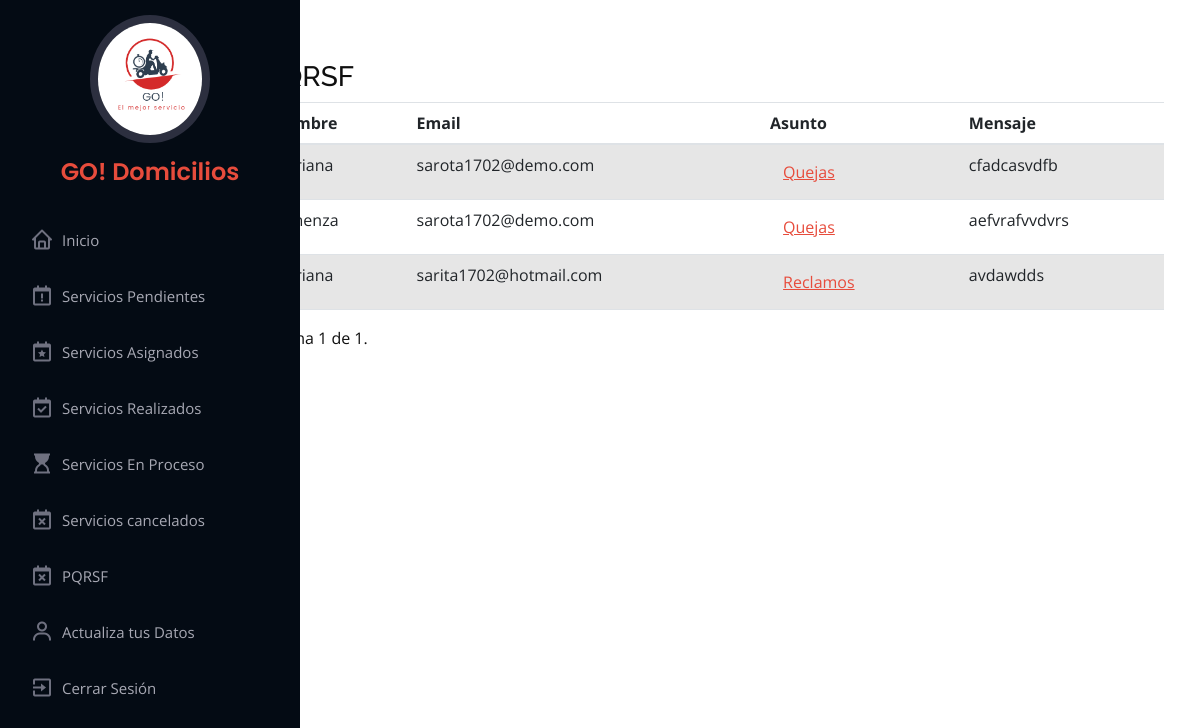
The app's page /verpqrs/, older data.
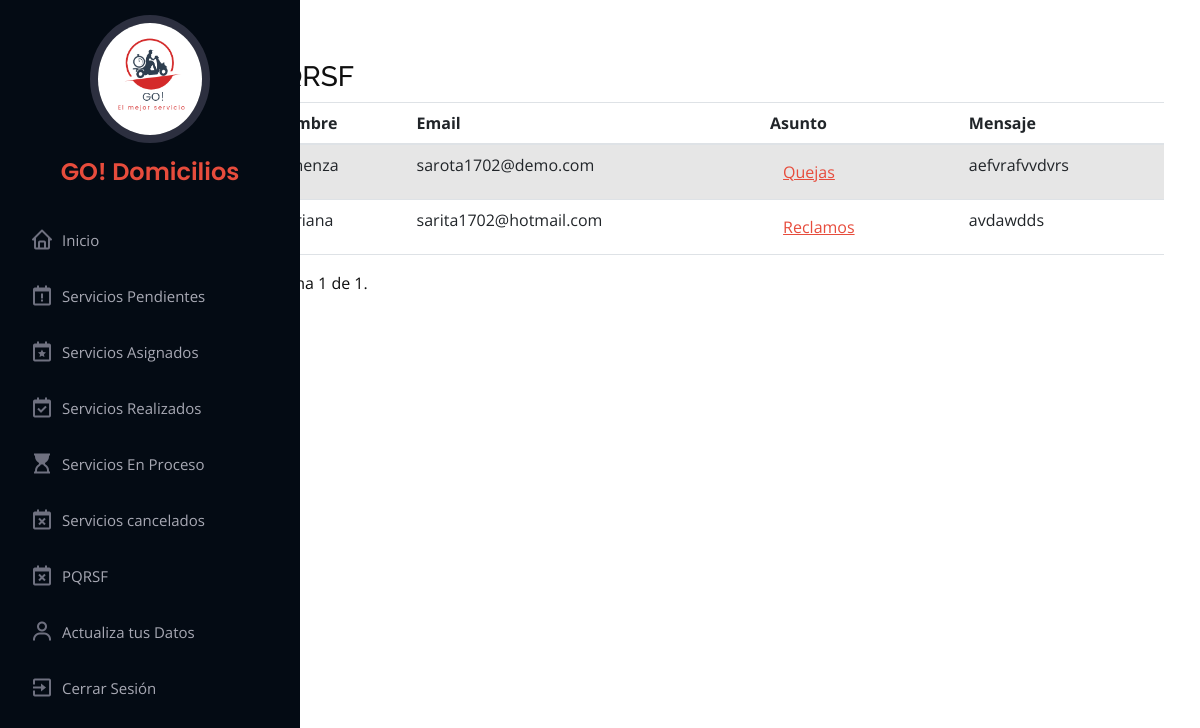
The same page, newer data.
### servigou/models.py (models this page shows)
class Pqrs(models.Model):
    nombre = models.CharField(max_length=50, null=False, blank=False)
    email = models.EmailField(null=False, blank=False)
    asunto = models.CharField(max_length=30, null=False, blank=False)
    mensaje = models.TextField(max_length=500, null=False, blank=False)

### servigou/views.py (the view)
# urls.py: path('verpqrs/', views.verpqrs, name="verpqrs"),
def verpqrs(request):
    pqrs = Pqrs.objects.all()
    paginator = Paginator(pqrs, 10)  # Mostrar 7 elementos por página
    page = request.GET.get('page')  # Obtener el número de página actual desde la solicitud GET
    pqrs = paginator.get_page(page)  # Obtener los elementos para la página actual
    return render(request, 'layout/Disenoadmin/verpqrs.html', {'page_obj': pqrs})

### templates/layout/Disenoadmin/verpqrs.html (shortened to what this page needs)
{% extends 'layout/Disenoadmin/baseadmin.html' %}
{% load static %}
{% block contenido %}
<div class="contain_admin">
<div class="table-responsive">
    <table class="table table-striped">
      <h3>PQRSF</h3>
      <thead>
        <tr>
          <th scope="col">Nombre</th>
          <th scope="col">Email</th>
          <th scope="col">Asunto</th>
          <th scope="col">Mensaje</th>
        </tr>
      </thead>
      <tbody>
        {% for c in page_obj %}
        <tr>
          <td>{{ c.nombre }}</td>
          <td>{{ c.email }}</td>
          <td><button  id="boton1" class="btn btn-link " onclick="eliminarS({{ c.id }})">{{ c.asunto }}</button></td>
          <td>{{ c.mensaje }}</td>
        </tr>
        {% endfor %}
      </tbody>
    </table>
      <span class="step-links">
      <span class="current-page">
        Página {{ page_obj.number }} de {{ page_obj.paginator.num_pages }}.
      </span>
    </span>
  </div>
</div>
{% endblock contenido %}

Row changes from the older to the newer data that the page shows:
removed Pqrs: nombre "Mariana", email "sarota1702@demo.com", asunto "Quejas", mensaje "cfadcasvdfb"
